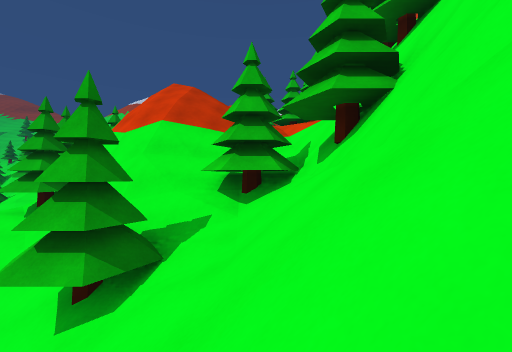
View 1 (above)

15 first-person views from a walk through a scene from a Unity 3-D project. The camera is 1.2 m above the floor, looks level and sees 90° across. The floor is counted in squares, 2 m on a side. Each view is taken from the middle of a square. On the plan, view 1 faces up. The plan holds only what a view shows up to about 9 squares ahead; the rest is blank. The place goes on beyond the plan. The player character is not drawn. Some surface patterns are stand-ins.

View 2
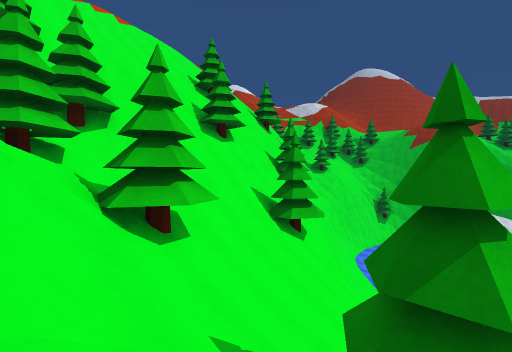

View 3
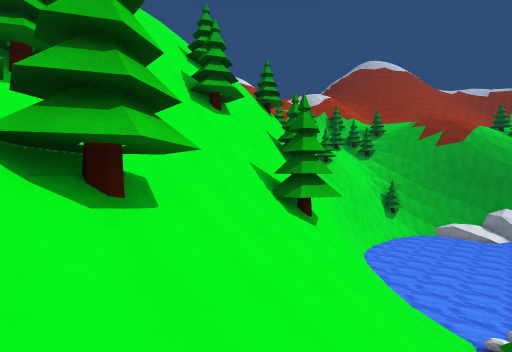

View 4
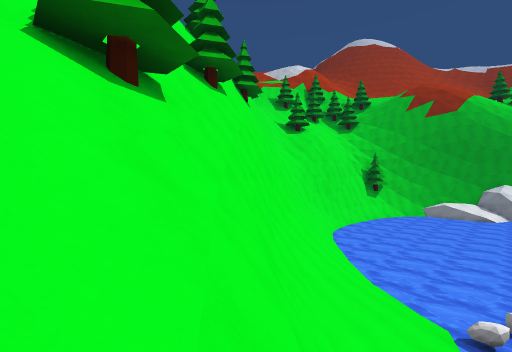

View 5
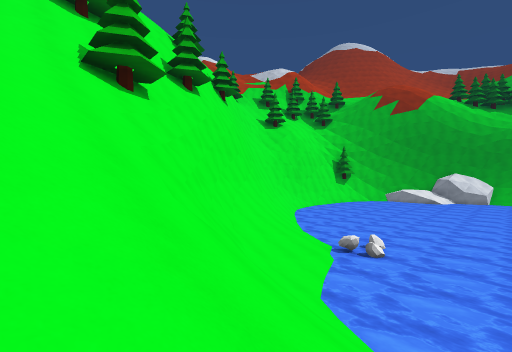

View 6
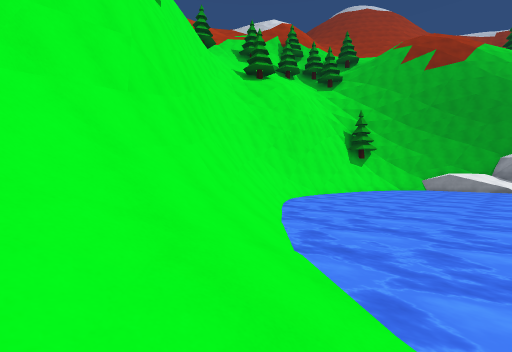

View 7
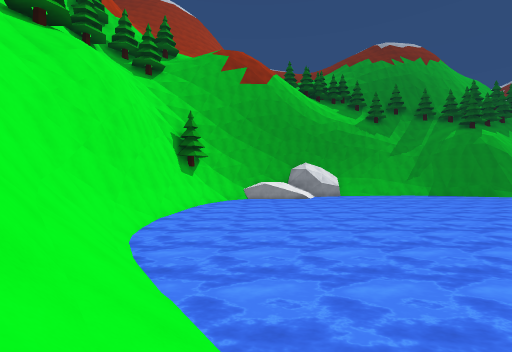

View 8
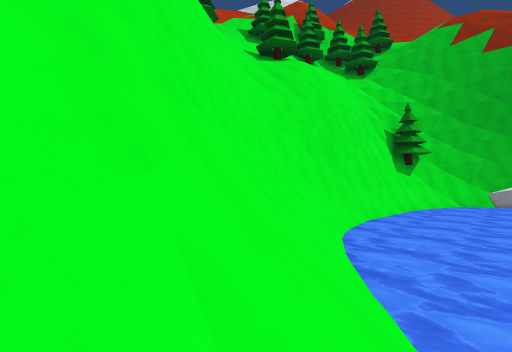

View 9
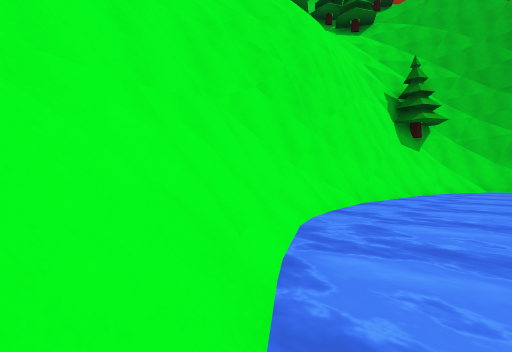

View 10
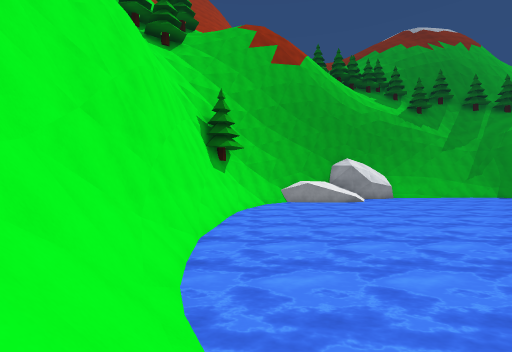

View 11
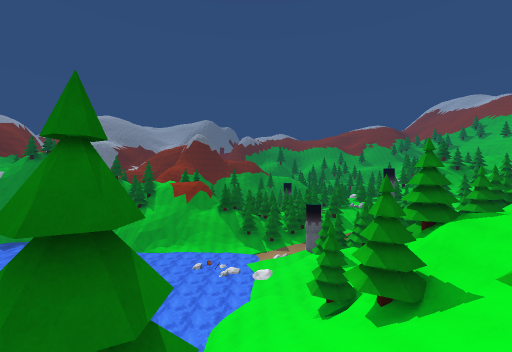

View 12
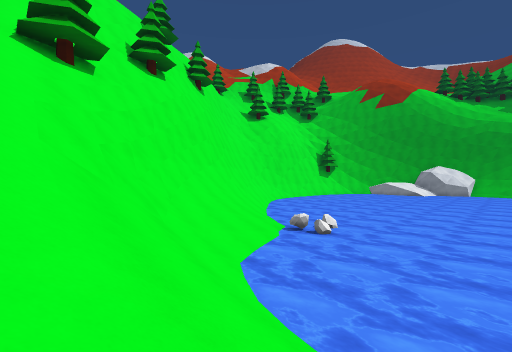

View 13
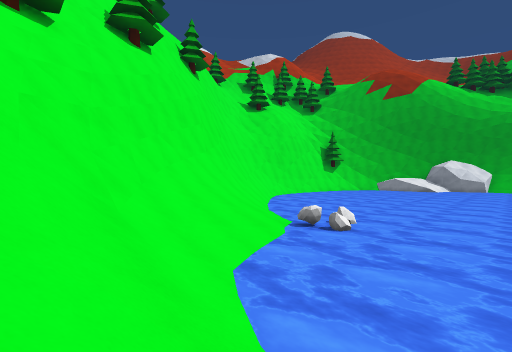

View 14
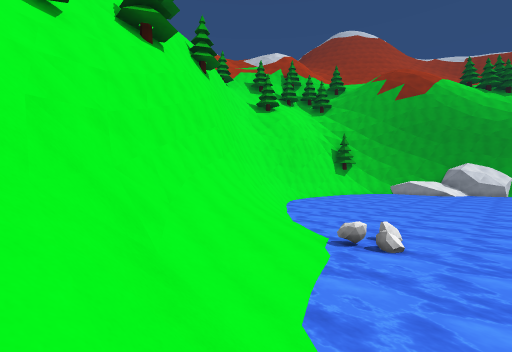

View 15
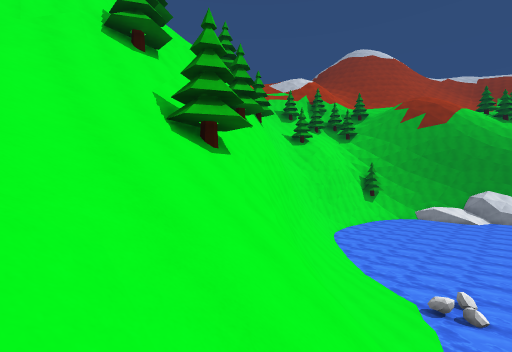

### Floor plan
Key: @ floor where view 1 was taken; # wall or solid block; . main floor; : floor 9.75 m higher than the main floor; / step, stairs or slope; = window, fence, low wall or low ledge; ~ water the walk can cross; ≈ water the walk keeps out of; ^ raised ledge; v drop or lower ground; T tree.
Columns run from 9 left of view 1 to 7 right of it. Each row starts with its distance up from view 1.
  5  #T///= TT# T
  4 /#T////T/T##vv/
  3 T #TT//T//##vv/
  2 T/=///////##==
  1 //////////##v
  0 /////////@/#v
 -1 ////=v=#T=##v
 -2  ~///##TT###
 -3 ≈≈≈~//##v##
 -4 ≈≈≈≈///#### v
 -5 ≈≈≈≈~///###vv
 -6 ≈≈≈≈^.//###
 -7 ≈≈≈≈≈~~//##
 -8 ≈≈≈≈≈≈≈~/##  v
 -9 ≈≈≈≈≈≈≈≈~/####
-10 ≈≈≈≈≈≈≈≈≈~/####
-11 ≈≈≈≈≈≈≈≈≈≈.# v#
-12 ≈≈≈≈≈≈≈≈≈≈≈##v###
-13  ≈≈≈≈≈≈≈≈≈≈##v=#
-14  ≈≈≈≈≈≈≈≈≈≈#vv:
-15 ≈≈≈≈≈≈≈≈≈≈≈#vv TT
-16 ≈≈≈≈≈≈≈≈≈≈≈≈vvTTT
-17    ≈vvvvvvvvvv
-18   vvvvvvvvvvvv
-19  vvvvvvvvvvvvv
-20          vvvv
-21          vvv
-22          vv
-23          v

Where each view was taken, in squares from view 1:
view 1: 0 up, 0 right, facing up
view 2: 5 up, 6 left, facing down-right
view 3: 4 up, 5 left, facing down-right
view 4: 0 up, 5 left, facing down-right
view 5: 1 up, 8 left, facing down-right
view 6: 5 down, 4 left, facing down-right
view 7: 7 down, 1 left, facing down
view 8: 7 down, 1 left, facing down-right
view 9: 10 down, 0 right, facing down-right
view 10: 10 down, 1 right, facing down
view 11: 0 up, 0 right, facing left
view 12: 0 up, 9 left, facing down-right
view 13: 1 down, 8 left, facing down-right
view 14: 1 down, 7 left, facing down-right
view 15: 2 up, 6 left, facing down-right
